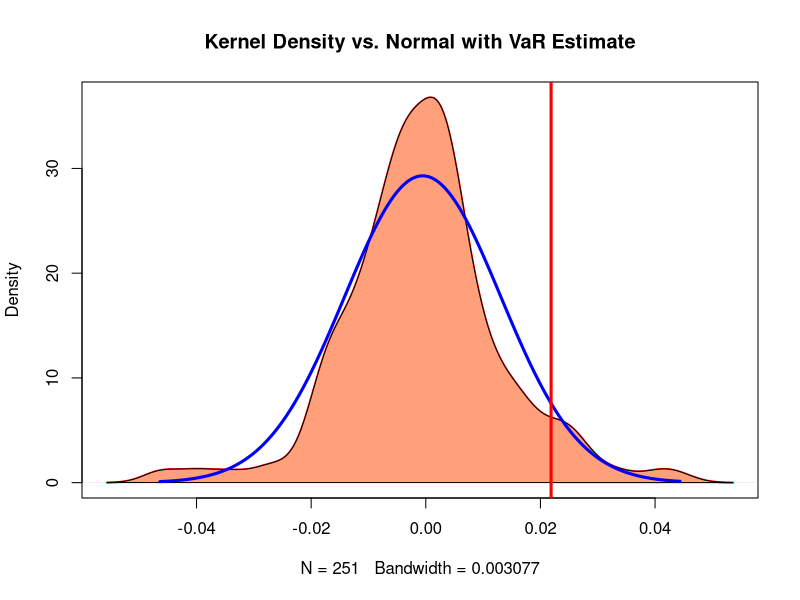

Recreate this plot in R.
stock = read.csv("AAPL.csv", header = TRUE)
ac = stock$Adj.Close
return = diff(ac)/ac[1:(length(ac)-1)]
X = -log(return+1)
a = 0.95
c = 1-a

#b
mu = mean(X)
sigma = sd(X)

#c
VaR.norm = sigma*qnorm(a) + mu
d = density(X)
plot(d,
     main = "Kernel Density vs. Normal with VaR Estimate",
     col = "red", lwd = 2)
polygon(d, col = "lightsalmon")
xfit = seq(min(X), max(X), length=length(X))
yfit = dnorm(xfit, mean = mu, sd = sigma)
lines(xfit, yfit, col = "blue", lwd = 3)
abline(v = VaR.norm, col = "red", lwd = 3)

#d
T = length(X)
R = length(X[X > VaR.norm])
TS.numer = R - c*T
TS.denom = sqrt(c*(1-c)*T)
TS = TS.numer/TS.denom
TS.pval = 2*(1 - pnorm(TS)) #Pr(|Z| > TS)
#Cannot reject null hypothesis.

#e
c.hat = R/T
LR.numer = c^R * (1-c)^(T-R)
LR.denom = c.hat^R * (1-c.hat)^(T-R)
LR = -2*log(LR.numer/LR.denom)
LR.pval = 1 - pchisq(LR, 1) #Pr(W > LR)
#Cannot reject null hypothesis.

#f
n00 = n01 = n10 = n11 = 0
cur = nxt = 0
if(X[1] >= VaR.norm){
  cur = 1
}
for(i in 1:(T-1)){
  if(X[i+1] >= VaR.norm){
    nxt = 1
  }else{
    nxt = 0
  }
  if(cur == 0 && nxt == 0){ 
    n00 = n00 + 1
  }else if(cur == 0){
    n01 = n01 + 1
  }else if(nxt*cur == 1){
    n11 = n11 + 1
  }else{
    n10 = n10 + 1
  }
  cur = nxt
}
pi0 = n01/(n00+n01)
pi1 = n11/(n10+n11)
pi = (n01+n11)/T
LRind.numer = (1-pi)^(n00+n10) * pi^(n01+n11)
LRind.denom = (1-pi0)^n00 * pi0^n01 * (1-pi1)^n10 * pi1^n11
LRind = -2*log(LRind.numer/LRind.denom)
LRind.pval = 1 - pchisq(LRind, 1)
#Cannot reject null hypothesis at 5% significance.
#However, since p-value is close to 0.05, a stronger conclusion could be reached with
#more data.